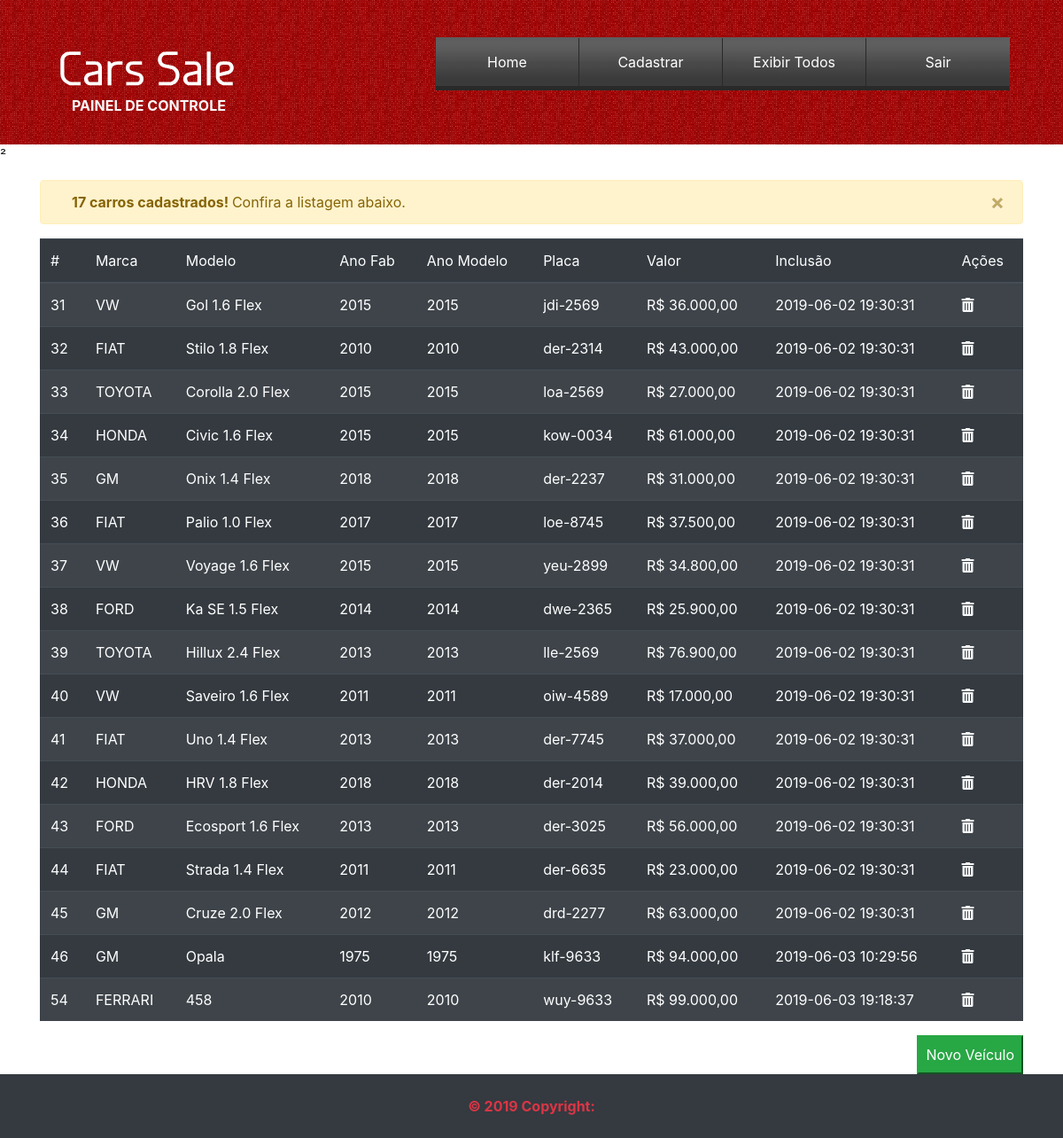
Screenshot of /administrativo.php?menu=listar with the database file from the repository.
### tables this page shows
CREATE TABLE `veiculos` (
  `carro_id` int(11) NOT NULL,
  `marca` varchar(40) NOT NULL,
  `modelo` varchar(40) NOT NULL,
  `descricao` text NOT NULL,
  `portas` int(11) NOT NULL,
  `ano_fab` int(11) NOT NULL,
  `ano_mod` int(11) NOT NULL,
  `cor` varchar(40) NOT NULL,
  `km` double NOT NULL,
  `placa` varchar(8) NOT NULL,
  `valor` decimal(10,2) DEFAULT NULL,
  `obs` text NOT NULL,
  `ativo` tinyint(1) DEFAULT NULL,
  `foto1` varchar(50) NOT NULL,
  `foto2` varchar(50) DEFAULT NULL,
  `foto3` varchar(50) DEFAULT NULL,
  `foto4` varchar(50) DEFAULT NULL,
  `dt_inclusao` datetime DEFAULT CURRENT_TIMESTAMP
);

### listaCarros.php (the view, shortened to what this page needs)
<?php
require_once "./Carro.php";
$car = new Carro( DB_STRING, DB_USER, DB_PASS);
$resultado = $car->Listar();
?>
<div class="container mt-3">
    <?php
    $quant = $car->Contar();
    if ($car->Contar() > 0)
    {
        $prodCad = ($quant > 1) ? 'carros cadastrados' : 'carro cadastrado';
        echo '<div class="alert alert-warning alert-dismissible fade show" role="alert">
        <div class="container">
        <strong>'.$quant.' '.$prodCad.'!
        </strong> Confira a listagem abaixo.</div>
        <button type="button" class="close" data-dismiss="alert" aria-label="Close">
        <span aria-hidden="true">&times;</span>
        </button>
        </div>';
        ?>
        <table class="table table-striped table-dark table-car">
            <thead>
                <tr>
                    <th scope="col">#</th>
                    <th scope="col">Marca</th>
                    <th scope="col">Modelo</th>
                    <th scope="col">Ano Fab</th>
                    <th scope="col">Ano Modelo</th>
                    <th scope="col">Placa</th>
                    <th scope="col">Valor</th>
                    <th scope="col">Inclusão</th>
                    <th scope="col">Ações</th>
                </tr>
            </thead>
            <tbody>
                <?php
                while ($retorno = $resultado->fetchObject())
                    {?>
                        <tr>
                            <th scope="row"><?php echo $retorno->carro_id; ?></th>
                            <td><?php echo strtoupper($strMarca = $retorno->marca); ?></td>
                            <td><?php echo ucwords($strModelo = $retorno->modelo); ?></td>
                            <td><?php echo $retorno->ano_fab; ?></td>
                            <td><?php echo $retorno->ano_fab; ?></td>
                            <td><?php echo $retorno->placa; ?></td>
                            <td><?php echo 'R$ '.number_format($vlcar = $retorno->valor, 2,",","."); ?></td>
                            <td><?php echo $retorno->dt_inclusao; ?></td>
                            <td>
                                <a href='./administrativo.php?menu=listar&delete=<?php echo $retorno->carro_id ?>'>
                                    <i class="fas fa-trash-alt text-light" alt="Delete"></i>
                                </a>
                            </td>
                        </tr>
                        <?php
            }
            ?>
        </tbody>
    </table>
    <div class="divBtn">
        <a href="./administrativo.php?menu=cadastrar" >
            <button class="btnConfig btn-success float-right p-2 mb-2s">Novo Veículo</button>
        </a>
    </div>
    <?php
    }
    ?>
</div>

### css/style.css (style rules this page uses)
html,body,div,span,applet,object,iframe,h1,h2,h3,h4,h5,h6,p,blockquote,pre,a,abbr,acronym,address,big,cite,code,del,dfn,em,img,ins,kbd,q,s,samp,small,strike,strong,sub,sup,tt,var,b,u,i,dl,dt,dd,ol,nav ul,nav li,fieldset,form,label,legend,table,caption,tbody,tfoot,thead,tr,th,td,article,aside,canvas,details,embed,figure,figcaption,footer,header,hgroup,menu,nav,output,ruby,section,summary,time,mark,audio,video { margin:0;padding:0;border:0;font-size:100%;font:inherit;vertical-align:baseline; }
table { border-collapse:collapse;border-spacing:0; }
a { text-decoration:none; }
body { font-family:'AmbleRegular'; }

### rows the page displays
veiculos: carro_id "31", marca "VW", modelo "Gol 1.6 Flex", ano_fab "2015", placa "jdi-2569", valor "36.000,00", dt_inclusao "2019-06-02 19:30:31"
veiculos: carro_id "32", marca "FIAT", modelo "Stilo 1.8 Flex", ano_fab "2010", placa "der-2314", valor "43.000,00", dt_inclusao "2019-06-02 19:30:31"
veiculos: carro_id "33", marca "TOYOTA", modelo "Corolla 2.0 Flex", ano_fab "2015", placa "loa-2569", valor "27.000,00", dt_inclusao "2019-06-02 19:30:31"
veiculos: carro_id "34", marca "HONDA", modelo "Civic 1.6 Flex", ano_fab "2015", placa "kow-0034", valor "61.000,00", dt_inclusao "2019-06-02 19:30:31"
veiculos: carro_id "35", marca "GM", modelo "Onix 1.4 Flex", ano_fab "2018", placa "der-2237", valor "31.000,00", dt_inclusao "2019-06-02 19:30:31"
veiculos: carro_id "36", marca "FIAT", modelo "Palio 1.0 Flex", ano_fab "2017", placa "loe-8745", valor "37.500,00", dt_inclusao "2019-06-02 19:30:31"
veiculos: carro_id "37", marca "VW", modelo "Voyage 1.6 Flex", ano_fab "2015", placa "yeu-2899", valor "34.800,00", dt_inclusao "2019-06-02 19:30:31"
veiculos: carro_id "38", marca "FORD", modelo "Ka SE 1.5 Flex", ano_fab "2014", placa "dwe-2365", valor "25.900,00", dt_inclusao "2019-06-02 19:30:31"
veiculos: carro_id "39", marca "TOYOTA", modelo "Hillux 2.4 Flex", ano_fab "2013", placa "lle-2569", valor "76.900,00", dt_inclusao "2019-06-02 19:30:31"
veiculos: carro_id "40", marca "VW", modelo "Saveiro 1.6 Flex", ano_fab "2011", placa "oiw-4589", valor "17.000,00", dt_inclusao "2019-06-02 19:30:31"
veiculos: carro_id "41", marca "FIAT", modelo "Uno 1.4 Flex", ano_fab "2013", placa "der-7745", valor "37.000,00", dt_inclusao "2019-06-02 19:30:31"
veiculos: carro_id "42", marca "HONDA", modelo "HRV 1.8 Flex", ano_fab "2018", placa "der-2014", valor "39.000,00", dt_inclusao "2019-06-02 19:30:31"
veiculos: carro_id "43", marca "FORD", modelo "Ecosport 1.6 Flex", ano_fab "2013", placa "der-3025", valor "56.000,00", dt_inclusao "2019-06-02 19:30:31"
veiculos: carro_id "44", marca "FIAT", modelo "Strada 1.4 Flex", ano_fab "2011", placa "der-6635", valor "23.000,00", dt_inclusao "2019-06-02 19:30:31"
veiculos: carro_id "45", marca "GM", modelo "Cruze 2.0 Flex", ano_fab "2012", placa "drd-2277", valor "63.000,00", dt_inclusao "2019-06-02 19:30:31"
veiculos: carro_id "46", marca "GM", modelo "Opala", ano_fab "1975", placa "klf-9633", valor "94.000,00", dt_inclusao "2019-06-03 10:29:56"
veiculos: carro_id "54", marca "FERRARI", modelo "458", ano_fab "2010", placa "wuy-9633", valor "99.000,00", dt_inclusao "2019-06-03 19:18:37"

### other values shown
$quant "17"
$prodCad "carros cadastrados"
